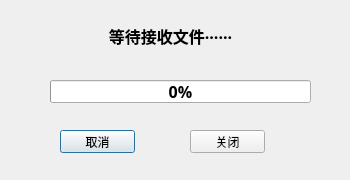
<?xml version="1.0" encoding="UTF-8"?>
<ui version="4.0">
 <class>WyTcpClient</class>
 <widget class="QDialog" name="WyTcpClient">
  <property name="geometry">
   <rect>
    <x>0</x>
    <y>0</y>
    <width>350</width>
    <height>180</height>
   </rect>
  </property>
  <property name="windowTitle">
   <string>接收端</string>
  </property>
  <widget class="QLabel" name="tcpClientStatusLabel">
   <property name="geometry">
    <rect>
     <x>0</x>
     <y>0</y>
     <width>341</width>
     <height>71</height>
    </rect>
   </property>
   <property name="font">
    <font>
     <family>宋体</family>
     <pointsize>12</pointsize>
     <weight>75</weight>
     <bold>true</bold>
    </font>
   </property>
   <property name="text">
    <string>等待接收文件······</string>
   </property>
   <property name="alignment">
    <set>Qt::AlignCenter</set>
   </property>
  </widget>
  <widget class="QProgressBar" name="progressBar">
   <property name="geometry">
    <rect>
     <x>50</x>
     <y>80</y>
     <width>261</width>
     <height>23</height>
    </rect>
   </property>
   <property name="font">
    <font>
     <family>宋体</family>
     <pointsize>12</pointsize>
     <weight>75</weight>
     <bold>true</bold>
    </font>
   </property>
   <property name="value">
    <number>0</number>
   </property>
   <property name="alignment">
    <set>Qt::AlignCenter</set>
   </property>
  </widget>
  <widget class="QPushButton" name="tcpClientCancleBtn">
   <property name="geometry">
    <rect>
     <x>60</x>
     <y>130</y>
     <width>75</width>
     <height>23</height>
    </rect>
   </property>
   <property name="text">
    <string>取消</string>
   </property>
  </widget>
  <widget class="QPushButton" name="tcpClientCloseBtn">
   <property name="geometry">
    <rect>
     <x>190</x>
     <y>130</y>
     <width>75</width>
     <height>23</height>
    </rect>
   </property>
   <property name="text">
    <string>关闭</string>
   </property>
  </widget>
 </widget>
 <resources/>
 <connections/>
</ui>
